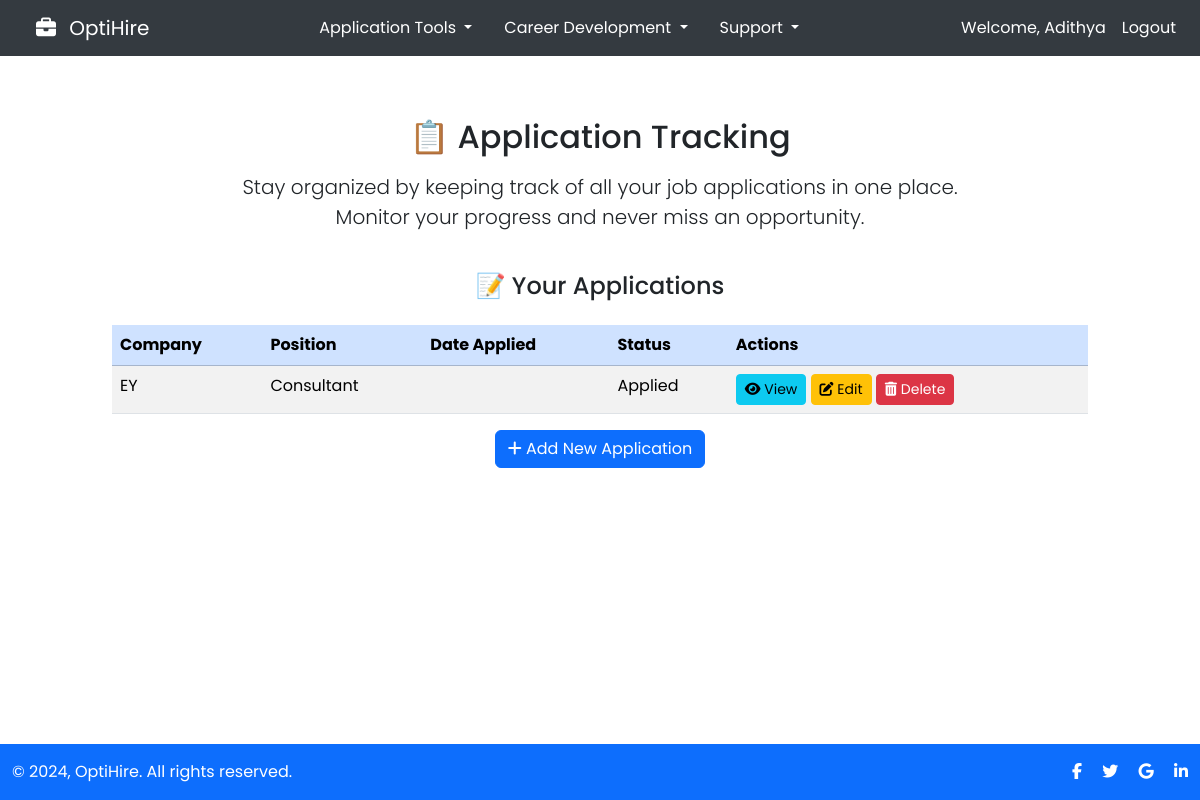
The app's page /application-tracking/ (signed in) with its own data.
### application_tracking/models.py (models this page shows, shortened)
class JobApplication(models.Model):
    STATUS_CHOICES = [
        ('Applied', 'Applied'),
        ('Interview', 'Interview'),
        ('Offer', 'Offer'),
        ('Rejected', 'Rejected'),
        ('Accepted', 'Accepted'),
    ]
    user = models.ForeignKey(User, on_delete=models.CASCADE)
    company = models.ForeignKey(Company, on_delete=models.CASCADE)
    position = models.CharField(max_length=255)
    application_date = models.DateField()
    status = models.CharField(max_length=20, choices=STATUS_CHOICES, default='Applied')
    notes = models.TextField(blank=True)
    resume = models.FileField(upload_to='resumes/', blank=True, null=True)
    cover_letter = models.FileField(upload_to='cover_letters/', blank=True, null=True)

class Company(models.Model):
    name = models.CharField(max_length=255)
    website = models.URLField(blank=True, null=True)
    description = models.TextField(blank=True)
    def __str__(self):
        return self.name

### application_tracking/views.py (the view)
# urls.py: path('', views.application_list, name='application_list'),
@login_required
def application_list(request):
    applications = JobApplication.objects.filter(user=request.user).order_by('-application_date')
    return render(request, 'application_tracking/application_list.html', {'applications': applications})

### application_tracking/templates/application_tracking/application_list.html (shortened to what this page needs)
<!DOCTYPE html>
<html lang="en">
<head>
    {% load static %}
    <link rel="stylesheet" href="{% static 'css/bootstrap.min.css' %}">
    <link rel="stylesheet" href="{% static 'css/styles.css' %}">
    <link href="https://cdnjs.cloudflare.com/ajax/libs/font-awesome/6.7.1/css/all.min.css" rel="stylesheet">
</head>
<body class="d-flex flex-column min-vh-100">
    {% include 'navbar.html' %}
    <main class="flex-fill">
        <div class="container-fluid my-5">
            <div class="row mb-4">
                <div class="col-lg-8 mx-auto text-center">
                    <h2 class="mb-3">📋 Application Tracking</h2>
                    <p class="lead">
                        Stay organized by keeping track of all your job applications in one place. Monitor your progress and never miss an opportunity.
                    </p>
                </div>
            </div>
            <div class="row">
                <div class="col-lg-10 mx-auto">
                    <h4 class="mb-4 text-center">📝 Your Applications</h4>
                    <table class="table table-striped table-hover">
                        <thead class="table-primary">
                            <tr>
                                <th>Company</th>
                                <th>Position</th>
                                <th>Date Applied</th>
                                <th>Status</th>
                                <th>Actions</th>
                            </tr>
                        </thead>
                        <tbody>
                            {% for application in applications %}
                            <tr>
                                <td>{{ application.company }}</td>
                                <td>{{ application.position }}</td>
                                <td>{{ application.date_applied }}</td>
                                <td>{{ application.status }}</td>
                                <td>
                                    <a href="{% url 'application_tracking:application_detail' application.pk %}" class="btn btn-info btn-sm">
                                        <i class="fas fa-eye"></i> View
                                    </a>
                                    <a href="{% url 'application_tracking:application_edit' application.pk %}" class="btn btn-warning btn-sm">
                                        <i class="fas fa-edit"></i> Edit
                                    </a>
                                    <a href="{% url 'application_tracking:application_delete' application.pk %}" class="btn btn-danger btn-sm">
                                        <i class="fas fa-trash-alt"></i> Delete
                                    </a>
                                </td>
                            </tr>
                            {% empty %}
                            <tr>
                                <td colspan="5" class="text-center">No applications found. Start by adding a new application.</td>
                            </tr>
                            {% endfor %}
                        </tbody>
                    </table>
                    <div class="text-center">
                        <a href="{% url 'application_tracking:application_add' %}" class="btn btn-primary mb-3">
                            <i class="fas fa-plus"></i> Add New Application
                        </a>
                    </div>
                </div>
            </div>
            <br>
        </div>
    </main>
    {% include 'footer.html' %}
</body>
</html>

### templates/navbar.html (shortened to what this page needs)
<!DOCTYPE html>
<html lang="en">
<head>
    {% load static %}
    <link href="{% static 'css/bootstrap.min.css' %}" rel="stylesheet">
    <link rel="stylesheet" href="{% static 'css/styles.css' %}">
    <link rel="stylesheet" href="{% static 'css/fontawesome.min.css' %}">
    <link href="https://cdnjs.cloudflare.com/ajax/libs/font-awesome/6.7.1/css/all.min.css" rel="stylesheet">
</head>
<body class="m-0">
<nav class="navbar navbar-expand-lg navbar-dark fixed-top w-100">
    <div class="container-fluid px-3">
        <a class="navbar-brand" href="{% url 'home:landing_page' %}">
            <i class="fas fa-briefcase me-2"></i> OptiHire
        </a>
        <div class="collapse navbar-collapse justify-content-between" id="navbarContent">
            <ul class="navbar-nav mx-auto">
                <li class="nav-item dropdown mx-2">
                    <a class="nav-link dropdown-toggle" href="#" id="navbarDropdownApplications" role="button"
                       data-bs-toggle="dropdown" aria-expanded="false">
                        Application Tools
                    </a>
                </li>
                <li class="nav-item dropdown mx-2">
                    <a class="nav-link dropdown-toggle" href="#" id="navbarDropdownCareer" role="button"
                       data-bs-toggle="dropdown" aria-expanded="false">
                        Career Development
                    </a>
                    <li class="nav-item dropdown mx-2">
                        <a class="nav-link dropdown-toggle" href="#" id="navbarDropdownSupport" role="button"
                           data-bs-toggle="dropdown" aria-expanded="false">
                            Support
                        </a>
                    </li>
                </li>
            </ul>
            <ul class="navbar-nav">
                {% if user.is_authenticated %}
                    <li class="nav-item">
                        <a class="nav-link">Welcome, {{ user.username|capfirst }}</a>
                    </li>
                    <li class="nav-item">
                        <a class="nav-link" href="{% url 'home:logout' %}">Logout</a>
                    </li>
                {% endif %}
            </ul>
        </div>
    </div>
</nav>
</body>
</html>

### static/css/styles.css (style rules this page uses)
body { font-family: 'Poppins', sans-serif; padding-top: 70px; }
a { text-decoration: none; }

### templates/navbar.html (style rules this page uses)
.navbar { background-color: #343a40; margin-bottom: 0; padding-top: 0; }
.navbar-brand { margin-left: 20px; font-family: 'Poppins', sans-serif; }
.navbar-nav .nav-link { color: #ffffff; }
body { margin-top: 0; }

### records on screen
JobApplication: company "EY", position "Consultant", status "Applied"

### other values on screen
{{ user.username|capfirst }} "Adithya"
